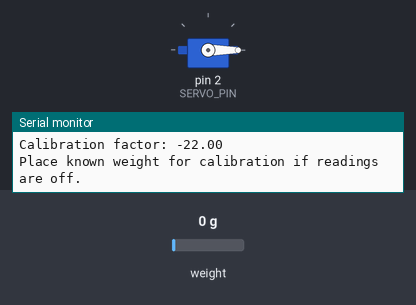
A sketch run on a simulated Arduino Uno, built with avr-gcc and run on an emulated ATmega328P. On the bench: servo, the last lines printed to the serial monitor. Inputs (shaded band) come from the test bench; at power-on: weight on the scale 0 g.

Above: at 1.1 s.
At 2.1 s:
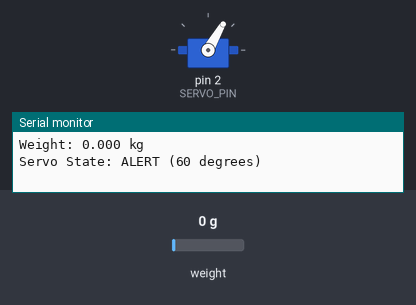
Timing chart, 0 to 3.6 s (numbered marks = the images above):
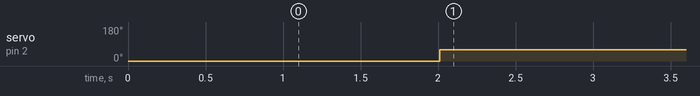

Measured:
- by itself, servo on pin 2 (SERVO_PIN): 0° → 60° at 2.0 s

The sketch:

loadcell_servo60deg.ino
```cpp
#include "HX711.h" // Include the HX711 library for load cell amplifier
#include <Servo.h>   // Include the Servo library for controlling servo motors

// --- HX711 Load Cell Amplifier Pin Definitions ---
// Connect HX711 DT (Data) pin to ESP-01S GPIO0
const int LOADCELL_DOUT_PIN = 0;
// Connect HX711 SCK (Clock) pin to ESP-01S GPIO3 (RX pin)
// Be aware that using GPIO3 (RX) might interfere with serial communication if you're
// actively sending data *to* the ESP-01S from your computer while the program runs.
// For debugging output *from* the ESP-01S, it's generally fine.
const int LOADCELL_SCK_PIN = 3;

// --- SG90 Servo Motor Pin Definition ---
// Connect SG90 Signal (Orange/Yellow) wire to ESP-01S GPIO2
// This is a good choice for servo control as it's a stable GPIO.
const int SERVO_PIN = 2;

// --- Weight Thresholds for Servo Control ---
// If weight is above this, or below LOWER_THRESHOLD_KG, servo goes to ALERT_SERVO_ANGLE
const float UPPER_THRESHOLD_KG = 0.2;
// If weight is below this, or above UPPER_THRESHOLD_KG, servo goes to ALERT_SERVO_ANGLE
const float LOWER_THRESHOLD_KG = 0.1;

// --- Servo Angle Definitions ---
// Servo angle when weight is within the normal range (0.1kg to 0.2kg)
const int NORMAL_SERVO_ANGLE = 0;
// Servo angle when weight is outside the normal range (<0.1kg or >0.2kg)
const int ALERT_SERVO_ANGLE = 60;

// --- Load Cell Calibration Factor ---
// IMPORTANT: This value needs to be determined through proper calibration of your
// specific load cell and HX711 module.
// A negative value might be needed depending on how your load cell is wired.
// Example: If 1kg placed on the scale results in a raw reading change of -22000,
// then the scale factor would be -22000 / 1000g = -22.00.
const float CALIBRATION_FACTOR = -22.00;

// Create instances of the HX711 and Servo objects
HX711 scale;
Servo myServo;

void setup() {
  // Initialize serial communication for debugging and monitoring
  Serial.begin(115200);
  Serial.println("--- ESP-01S Load Cell & Servo Control ---");
  Serial.println("Initializing HX711 and Servo...");

  // Initialize the HX711 module
  // Pass the data (DOUT) and clock (SCK) pin numbers
  scale.begin(LOADCELL_DOUT_PIN, LOADCELL_SCK_PIN);

  // Set the calibration factor for the load cell
  // This converts raw readings into meaningful units (e.g., grams or kilograms)
  scale.set_scale(CALIBRATION_FACTOR);

  // Tare the scale: sets the current reading as the zero point
  // Ensure nothing is on the load cell when the ESP-01S powers up for accurate taring.
  scale.tare();

  // Attach the servo object to the specified servo pin
  myServo.attach(SERVO_PIN);
  // Set the initial servo position to the normal angle
  myServo.write(NORMAL_SERVO_ANGLE);

  Serial.println("System initialized.");
  Serial.print("Load cell DOUT: GPIO"); Serial.println(LOADCELL_DOUT_PIN);
  Serial.print("Load cell SCK: GPIO"); Serial.println(LOADCELL_SCK_PIN);
  Serial.print("Servo signal: GPIO"); Serial.println(SERVO_PIN);
  Serial.print("Calibration factor: "); Serial.println(CALIBRATION_FACTOR, 2);
  Serial.println("Place known weight for calibration if readings are off.");
}

void loop() {
  // Check if the HX711 is ready to provide a new reading
  if (scale.is_ready()) {
    // Get the current weight reading from the load cell
    // get_units(10) takes an average of 10 readings for stability
    // The result is in kilograms based on the CALIBRATION_FACTOR
    float currentWeightKg = scale.get_units(10);

    // Optional: Add a small dead zone around zero to prevent fluctuating readings
    // from showing small negative or positive values when nothing is on the scale.
    if (currentWeightKg > -0.005 && currentWeightKg < 0.005) {
      currentWeightKg = 0.0; // Treat very small readings as zero
    }

    // Print the current weight to the Serial Monitor for debugging
    Serial.print("Weight: ");
    Serial.print(currentWeightKg, 3); // Print with 3 decimal places
    Serial.println(" kg");

    // --- Control Logic for Servo based on Weight ---
    // Check if the weight is outside the desired range (less than 0.1kg OR greater than 0.2kg)
    if (currentWeightKg > UPPER_THRESHOLD_KG || currentWeightKg < LOWER_THRESHOLD_KG) {
      // If outside range, move servo to the alert angle
      myServo.write(ALERT_SERVO_ANGLE);
      Serial.print("Servo State: ALERT ("); Serial.print(ALERT_SERVO_ANGLE); Serial.println(" degrees)");
    } else {
      // If within the normal range, move servo to the normal angle
      myServo.write(NORMAL_SERVO_ANGLE);
      Serial.print("Servo State: NORMAL ("); Serial.print(NORMAL_SERVO_ANGLE); Serial.println(" degrees)");
    }

  } else {
    // If HX711 is not found or not ready, print an error message
    Serial.println("HX711 not found or not ready.");
  }

  // Small delay to prevent constantly reading and writing, which can consume power
  // and make serial output unreadable. Adjust as needed.
  delay(100);
}
```
